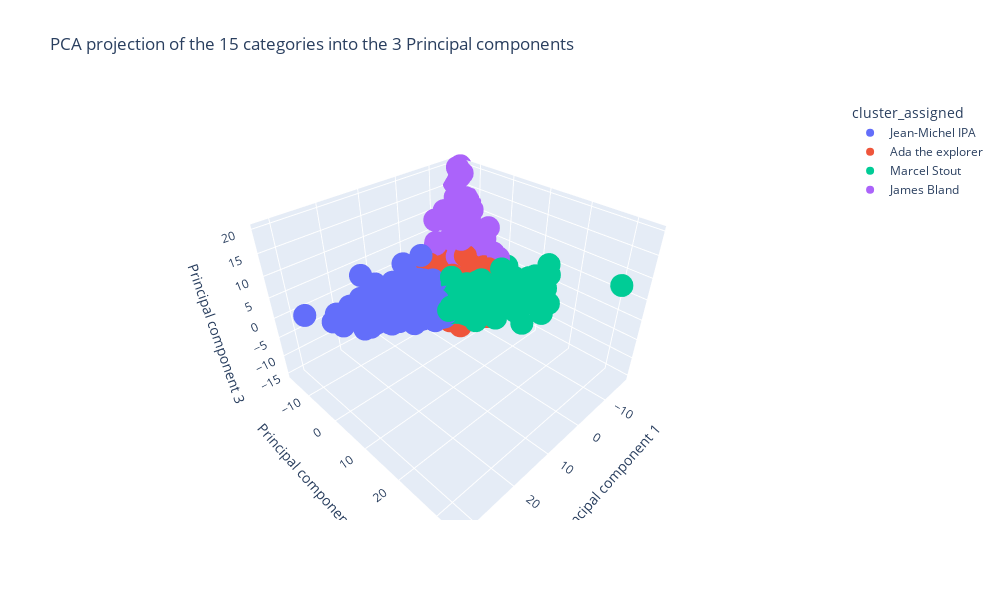

The cell this chart's notebook holds for it:
### Code cell
User_modify_3
fig = px.scatter_3d(User_modify_3, x='Principal component 1', y='Principal component 2', z='Principal component 3',opacity =1,
             color='cluster_assigned' ,size_max =50,width=1000, height=600,title ='PCA projection of the 15 categories into the 3 Principal components')

fig.show()
fig.write_html("cluster_3dvisual.html")

### Figure 1 — Plotly figure (JSON) as saved in the notebook; plotly's stock layout.template omitted (floating-point values rounded to 4 significant figures; data arrays with more than 128 entries replaced by an {"elided": "..."} marker saying what was removed)
{"data": [{"hovertemplate": "cluster_assigned=Jean-Michel IPA<br>Principal component 1=%{x}<br>Principal component 2=%{y}<br>Principal component 3=%{z}<extra></extra>", "legendgroup": "Jean-Michel IPA", "marker": {"color": "#636efa", "opacity": 1, "symbol": "circle"}, "mode": "markers", "name": "Jean-Michel IPA", "scene": "scene", "showlegend": true, "type": "scatter3d", "x": {"elided": "239 float values"}, "y": {"elided": "239 float values"}, "z": {"elided": "239 float values"}}, {"hovertemplate": "cluster_assigned=Ada the explorer<br>Principal component 1=%{x}<br>Principal component 2=%{y}<br>Principal component 3=%{z}<extra></extra>", "legendgroup": "Ada the explorer", "marker": {"color": "#EF553B", "opacity": 1, "symbol": "circle"}, "mode": "markers", "name": "Ada the explorer", "scene": "scene", "showlegend": true, "type": "scatter3d", "x": {"elided": "393 float values"}, "y": {"elided": "393 float values"}, "z": {"elided": "393 float values"}}, {"hovertemplate": "cluster_assigned=Marcel Stout<br>Principal component 1=%{x}<br>Principal component 2=%{y}<br>Principal component 3=%{z}<extra></extra>", "legendgroup": "Marcel Stout", "marker": {"color": "#00cc96", "opacity": 1, "symbol": "circle"}, "mode": "markers", "name": "Marcel Stout", "scene": "scene", "showlegend": true, "type": "scatter3d", "x": {"elided": "197 float values"}, "y": {"elided": "197 float values"}, "z": {"elided": "197 float values"}}, {"hovertemplate": "cluster_assigned=James Bland<br>Principal component 1=%{x}<br>Principal component 2=%{y}<br>Principal component 3=%{z}<extra></extra>", "legendgroup": "James Bland", "marker": {"color": "#ab63fa", "opacity": 1, "symbol": "circle"}, "mode": "markers", "name": "James Bland", "scene": "scene", "showlegend": true, "type": "scatter3d", "x": {"elided": "141 float values"}, "y": {"elided": "141 float values"}, "z": {"elided": "141 float values"}}], "layout": {"height": 600, "legend": {"title": {"text": "cluster_assigned"}, "tracegroupgap": 0}, "scene": {"domain": {"x": [0, 1], "y": [0, 1]}, "xaxis": {"title": {"text": "Principal component 1"}}, "yaxis": {"title": {"text": "Principal component 2"}}, "zaxis": {"title": {"text": "Principal component 3"}}}, "title": {"text": "PCA projection of the 15 categories into the 3 Principal components"}, "width": 1000}}
